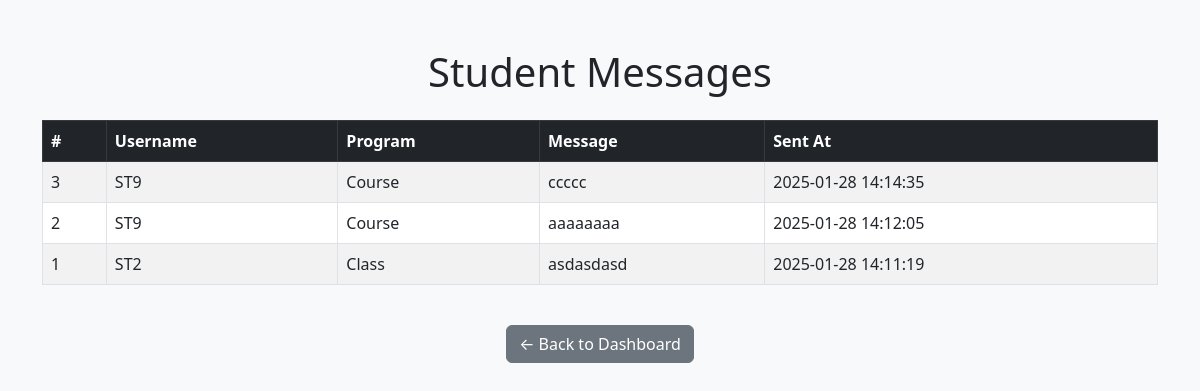
The app's page /Admin/view_messages.php (signed in) with its own data.
### tables this page shows
CREATE TABLE `message` (
  `id` int(11) NOT NULL,
  `username` varchar(255) NOT NULL,
  `program` enum('course','class') NOT NULL,
  `message` text NOT NULL,
  `created_at` timestamp NOT NULL DEFAULT current_timestamp()
);

### Admin/view_messages.php (the view, shortened to what this page needs)
<?php
include '../db_connect.php';
$query = "SELECT id, username, program, message, created_at FROM Message ORDER BY created_at DESC";
$result = $conn->query($query);
?>
<!DOCTYPE html>
<html lang="en">
<head>
    <link href="https://cdn.jsdelivr.net/npm/bootstrap@5.3.0-alpha3/dist/css/bootstrap.min.css" rel="stylesheet">
</head>
<body class="bg-light">
    <div class="container py-5">
        <h1 class="mb-4 text-center">Student Messages</h1>
        <?php if ($result && $result->num_rows > 0): ?>
            <div class="table-responsive">
                <table class="table table-striped table-bordered">
                    <thead class="table-dark">
                        <tr>
                            <th>#</th>
                            <th>Username</th>
                            <th>Program</th>
                            <th>Message</th>
                            <th>Sent At</th>
                        </tr>
                    </thead>
                    <tbody>
                        <?php while ($row = $result->fetch_assoc()): ?>
                            <tr>
                                <td><?= htmlspecialchars($row['id']) ?></td>
                                <td><?= htmlspecialchars($row['username']) ?></td>
                                <td><?= ucfirst(htmlspecialchars($row['program'])) ?></td>
                                <td><?= htmlspecialchars($row['message']) ?></td>
                                <td><?= htmlspecialchars($row['created_at']) ?></td>
                            </tr>
                        <?php endwhile; ?>
                    </tbody>
                </table>
            </div>
        <?php else: ?>
            <p class="alert alert-warning text-center">No messages found.</p>
        <?php endif; ?>
        <div class="text-center mt-4">
            <a href="admin_dashboard.php" class="btn btn-secondary">&larr; Back to Dashboard</a>
        </div>
    </div>
</body>
</html>

### records on screen
message: id "3", username "ST9", program "Course", message "ccccc", created_at "2025-01-28 14:14:35"
message: id "2", username "ST9", program "Course", message "aaaaaaaa", created_at "2025-01-28 14:12:05"
message: id "1", username "ST2", program "Class", message "asdasdasd", created_at "2025-01-28 14:11:19"
